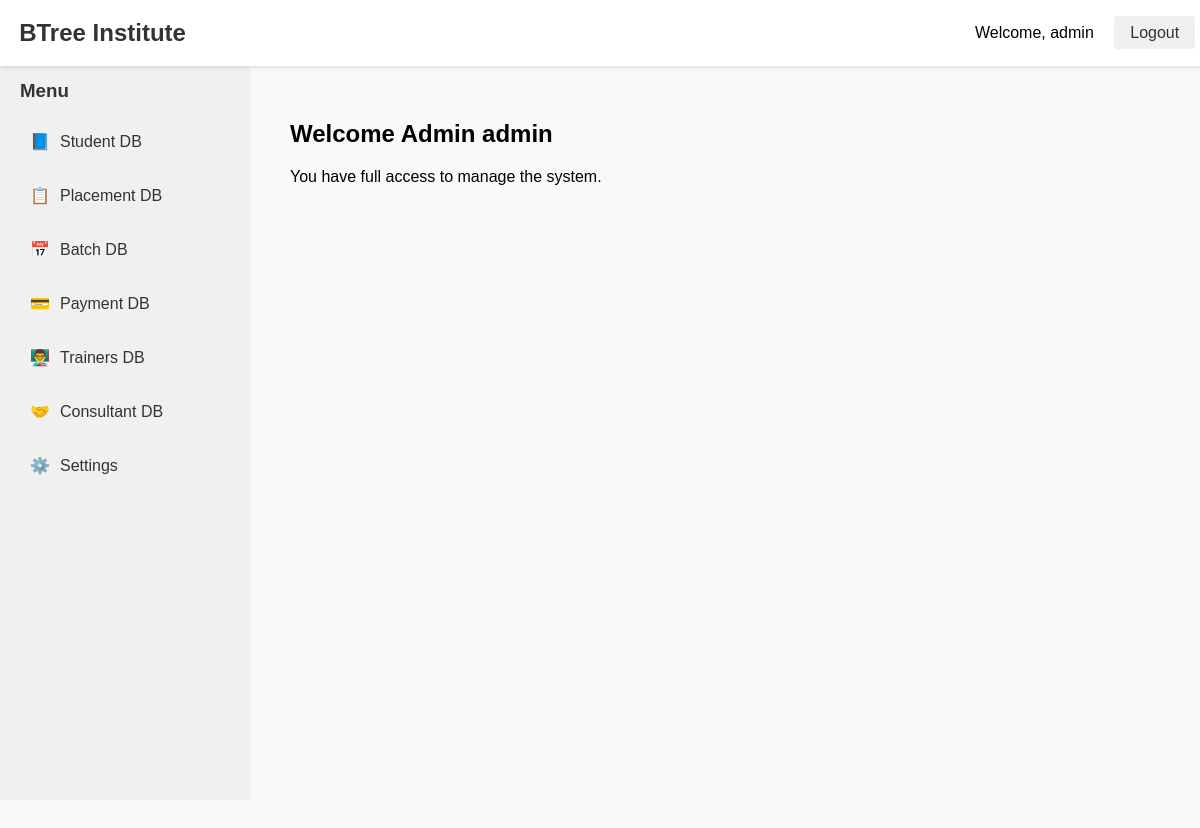
The page /accounts/admin/dashboard/ (signed in) on the database as committed earlier.
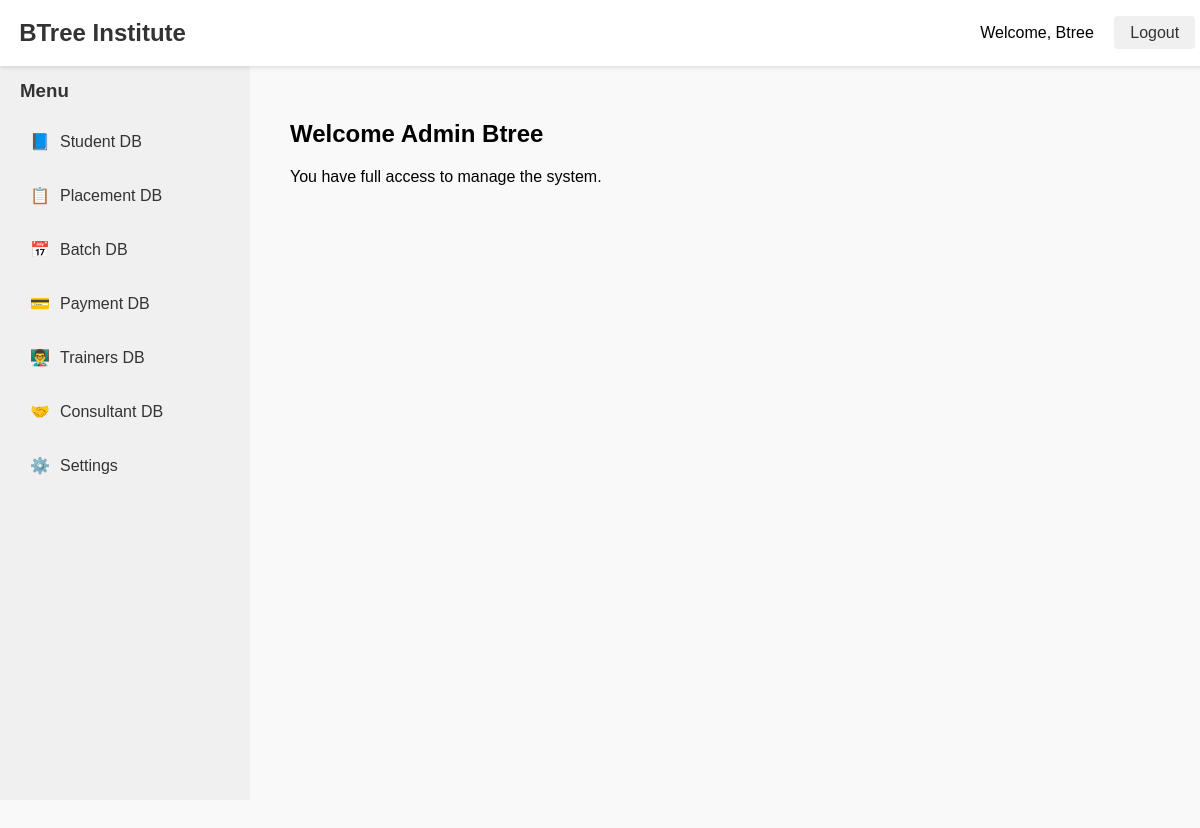
The same page on the database as committed later.
### accounts/models.py (models this page shows, shortened)
class CustomUser(AbstractBaseUser, PermissionsMixin):
    ROLE_CHOICES = [
        ('admin', 'Admin'),
        ('staff', 'Staff'),
        ('placement', 'Placement'),
        ('trainer', 'Trainer'),
        ('student', 'Student'),
        ('batch_coordination', 'Batch Coordination'),
        ('consultant', 'Consultant'),
    ]
    email = models.EmailField(unique=True)
    name = models.CharField(max_length=100)
    role = models.CharField(max_length=30, choices=ROLE_CHOICES)
    is_active = models.BooleanField(default=True)
    is_staff = models.BooleanField(default=False)
    is_superuser = models.BooleanField(default=False)
    objects = CustomUserManager()
    USERNAME_FIELD = 'email'
    REQUIRED_FIELDS = ['name',]

### accounts/views.py (the view)
# urls.py: path('admin/dashboard/', admin_dashboard, name='admin_dashboard'),
@login_required
def admin_dashboard(request):
    if not request.user.is_superuser:
        return redirect('staff_dashboard')  # or raise 403
    return render(request, 'accounts/admin_dashboard.html')

### templates/accounts/admin_dashboard.html (shortened to what this page needs)
{% extends 'base.html' %}
{% block content %}
<div>
    <div style="padding: 20px;">
        <h2>Welcome Admin {{ user.name }}</h2>
        <p>You have full access to manage the system.</p>
    </div>
</div>
{% endblock %}

### templates/includes/navbar.html
<nav style="background-color: #ffffff; padding: 1.2rem; box-shadow: 0 2px 4px rgba(0,0,0,0.1); position: fixed; width: 98%; top: 0; z-index: 1000; display: flex; justify-content: space-between; align-items: center;">
    <div class="logo" style="font-size: 1.5rem; font-weight: bold;">
        <a href="/" style="text-decoration: none; color: #333;">BTree Institute</a>
    </div>
    <div class="auth-buttons">
        {% if user.is_authenticated %}
            <span style="margin-right: 1rem;">Welcome, {{ user.name }}</span>
            <a href="{% url 'logout' %}" style="padding: 0.5rem 1rem; background-color: #f0f0f0; border-radius: 4px; color: #333; text-decoration: none;">Logout</a>
        {% else %}
            <a href="{% url 'login' %}" style="padding: 0.5rem 1rem; background-color: #f0f0f0; border-radius: 4px; color: #333; text-decoration: none;">Login</a>
        {% endif %}
    </div>
</nav>

Rows that differ between the two databases and show on the page:
changed CustomUser: name "admin" → "Btree"
